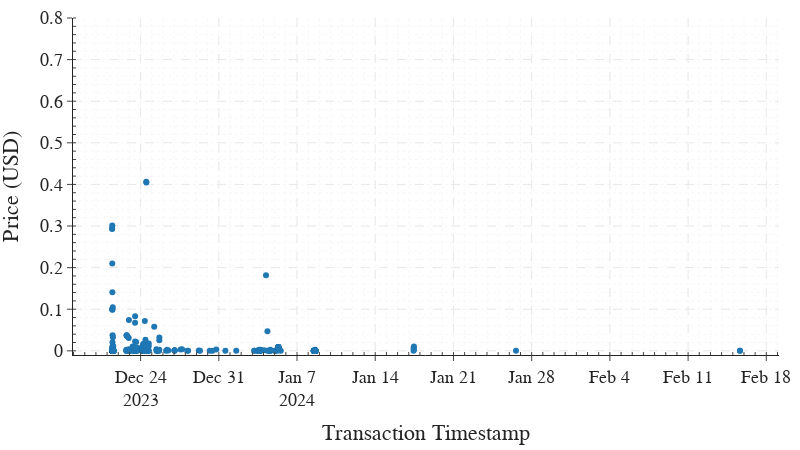

Notebook code for this chart:
### Code cell
fig = go.Figure(layout=layout)


temp_df = transfer_sync.filter((pl.col('value_USD')<1))

fig.add_trace(go.Scatter(x=temp_df['timestamp'], y=temp_df['value_USD'], mode='markers', name='Price'))

# Update layout
fig.update_layout(xaxis_title='Transaction Timestamp',
                  yaxis_title='Price (USD)')

fig.update_layout(yaxis=dict(range=[-0.01, 0.8]))

fig.write_image(plots_dir+"transfersync_blue.pdf",
                width=1540, height=380, scale=1)

fig.show()

### Figure 1 — Plotly figure (JSON) as saved in the notebook; plotly's stock layout.template omitted (floating-point values rounded to 4 significant figures; data arrays with more than 128 entries replaced by an {"elided": "..."} marker saying what was removed)
{"data": [{"mode": "markers", "name": "Price", "type": "scatter", "x": {"elided": "477 str values"}, "y": {"elided": "477 float values"}}], "layout": {"font": {"family": "Clear Sans", "size": 18}, "height": 450, "margin": {"b": 10, "l": 10, "r": 10, "t": 10}, "width": 800, "xaxis": {"griddash": "dash", "minor": {"griddash": "dot", "ticks": "inside"}, "showgrid": true, "title": {"text": "Transaction Timestamp"}}, "yaxis": {"griddash": "dash", "minor": {"griddash": "dot", "ticks": "inside"}, "range": [-0.01, 0.8], "showgrid": true, "title": {"text": "Price (USD)"}}}}
